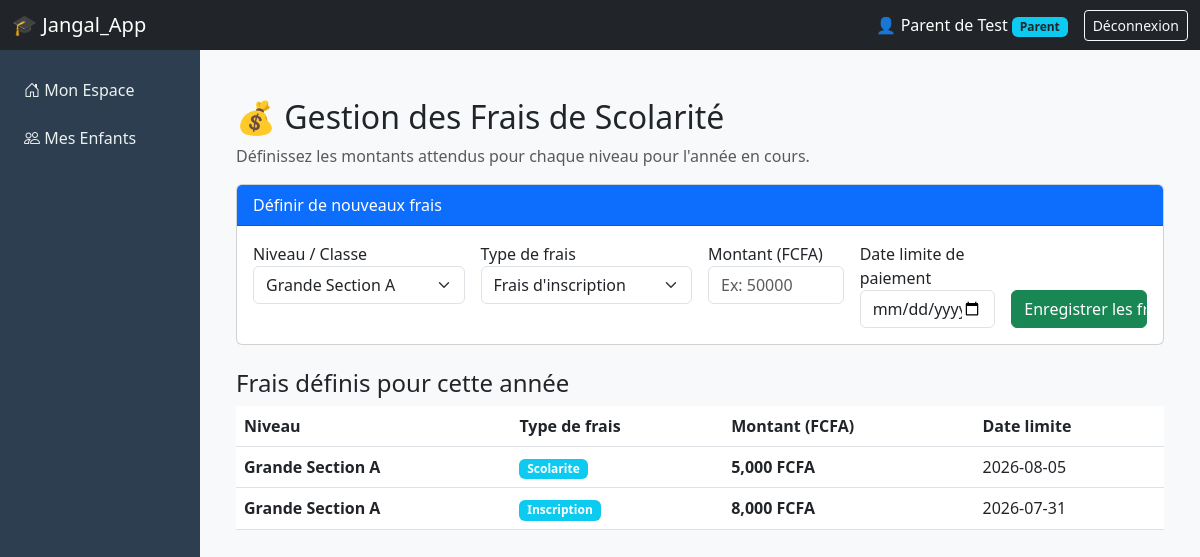
Screenshot of /financial/fees (signed in) with the database file from the repository.
### tables this page shows
CREATE TABLE users (
    id INTEGER PRIMARY KEY AUTOINCREMENT,
    uuid TEXT UNIQUE NOT NULL,
    school_id INTEGER,
    username TEXT UNIQUE NOT NULL,
    password_hash TEXT NOT NULL,
    role TEXT NOT NULL,
    full_name TEXT,
    email TEXT,
    phone TEXT,
    photo_path TEXT,
    is_active INTEGER DEFAULT 1,
    created_at TIMESTAMP DEFAULT CURRENT_TIMESTAMP,
    synced INTEGER DEFAULT 0
);

CREATE TABLE fees (
    id INTEGER PRIMARY KEY AUTOINCREMENT,
    uuid TEXT UNIQUE NOT NULL,
    school_id INTEGER,
    level_id INTEGER,
    fee_type TEXT NOT NULL,
    amount REAL NOT NULL,
    academic_year_id INTEGER,
    due_date DATE,
    created_at TIMESTAMP DEFAULT CURRENT_TIMESTAMP,
    synced INTEGER DEFAULT 0
);

CREATE TABLE levels (
    id INTEGER PRIMARY KEY AUTOINCREMENT,
    uuid TEXT UNIQUE NOT NULL,
    school_id INTEGER,
    name TEXT NOT NULL,
    level_type TEXT NOT NULL,
    grading_scale_id INTEGER,
    created_at TIMESTAMP DEFAULT CURRENT_TIMESTAMP,
    synced INTEGER DEFAULT 0
);

### app/financial/routes.py (the view, shortened to what this page needs)
@financial_bp.route('/fees', methods=['GET', 'POST'])
@login_required
def manage_fees():
    form = FeeForm()
    conn = get_db()
    cursor = conn.cursor()
    current_year = get_current_academic_year(current_user.school_id or 1)
    cursor.execute("SELECT id, name FROM levels WHERE school_id = ?", (current_user.school_id or 1,))
    form.level_id.choices = [(row['id'], row['name']) for row in cursor.fetchall()]
    cursor.execute("""SELECT f.id, f.fee_type, f.amount, f.due_date, l.name as level_name
                      FROM fees f LEFT JOIN levels l ON f.level_id = l.id
                      WHERE f.school_id = ? ORDER BY f.due_date DESC""", (current_user.school_id or 1,))
    fees = cursor.fetchall()
    conn.close()
    return render_template('financial/fees.html', form=form, fees=fees, current_year=current_year)

### app/financial/forms.py
class FeeForm(FlaskForm):
    level_id = SelectField('Niveau / Classe', coerce=int, validators=[DataRequired()])
    fee_type = SelectField('Type de frais', choices=[
        ('inscription', 'Frais d\'inscription'),
        ('scolarite', 'Frais de scolarité (Mensuel/Trimestriel)'),
        ('examen', 'Frais d\'examen'),
        ('autre', 'Autre')
    ], validators=[DataRequired()])
    amount = FloatField('Montant (FCFA)', validators=[DataRequired(), NumberRange(min=0)])
    due_date = DateField('Date limite de paiement', validators=[DataRequired()])
    submit = SubmitField('Enregistrer les frais')

### app/__init__.py (called while the page is built)
def get_db():
    database_url = os.getenv('DATABASE_URL')
    if database_url and HAS_PSYCOPG2:
        if database_url.startswith("postgres://"):
            database_url = database_url.replace("postgres://", "postgresql://", 1)
        conn = psycopg2.connect(database_url, cursor_factory=RealDictCursor)
        return conn
    else:
        db_path = current_app.config['DATABASE']
        conn = sqlite3.connect(db_path)
        conn.row_factory = sqlite3.Row
        conn.execute("PRAGMA journal_mode=WAL;")
        conn.execute("PRAGMA busy_timeout=5000;")
        return conn

### app/auth/routes.py (called while the page is built)
@login_manager.user_loader
def load_user(user_id):
    return User.get_by_id(int(user_id))

### app/financial/routes.py (called while the page is built)
def get_current_academic_year(school_id=1):
    conn = get_db()
    cursor = conn.cursor()
    cursor.execute("SELECT id, label FROM academic_years WHERE school_id = ? AND is_current = 1 LIMIT 1", (school_id,))
    year = cursor.fetchone()
    conn.close()
    return year

### app/models.py (called while the page is built)
    @property
    def is_active(self):
        return self._active

    @staticmethod
    def get_by_id(user_id):
        from app import get_db
        conn = get_db()
        cursor = conn.cursor()
        cursor.execute("SELECT * FROM users WHERE id = ?", (user_id,))
        row = cursor.fetchone()
        conn.close()
        if row:
            return User(
                id=row['id'],
                uuid=row['uuid'],
                school_id=row['school_id'],
                username=row['username'],
                password_hash=row['password_hash'],
                role=row['role'],
                full_name=row['full_name'],
                email=row['email'],
                phone=row['phone'],
                photo_path=row['photo_path'],
                active=row['is_active']  # On mappe la colonne 'is_active' vers le paramètre 'active'
            )
        return None

### app/templates/financial/fees.html (shortened to what this page needs)
{% extends "base.html" %}
{% block content %}
<div class="container-fluid mt-4">
    <h2>💰 Gestion des Frais de Scolarité</h2>
    <p class="text-muted">Définissez les montants attendus pour chaque niveau pour l'année en cours.</p>
    <div class="card mb-4">
        <div class="card-header bg-primary text-white">Définir de nouveaux frais</div>
        <div class="card-body">
            <form method="POST" class="row g-3">
                <div class="col-md-3">{{ form.level_id.label }} {{ form.level_id(class="form-select") }}</div>
                <div class="col-md-3">{{ form.fee_type.label }} {{ form.fee_type(class="form-select") }}</div>
                <div class="col-md-2">{{ form.amount.label }} {{ form.amount(class="form-control", placeholder="Ex: 50000") }}</div>
                <div class="col-md-2">{{ form.due_date.label }} {{ form.due_date(class="form-control", type="date") }}</div>
                <div class="col-md-2 d-flex align-items-end">{{ form.submit(class="btn btn-success w-100") }}</div>
            </form>
        </div>
    </div>
    <h4>Frais définis pour cette année</h4>
    <table class="table table-hover">
        <thead>
            <tr>
                <th>Niveau</th>
                <th>Type de frais</th>
                <th>Montant (FCFA)</th>
                <th>Date limite</th>
            </tr>
        </thead>
        <tbody>
            {% for fee in fees %}
            <tr>
                <td><strong>{{ fee.level_name or 'Tous niveaux' }}</strong></td>
                <td><span class="badge bg-info">{{ fee.fee_type | capitalize }}</span></td>
                <td class="fw-bold">{{ "{:,.0f}".format(fee.amount) }} FCFA</td>
                <td>{{ fee.due_date }}</td>
            </tr>
            {% else %}
            <tr><td colspan="4" class="text-center text-muted">Aucun frais défini pour le moment.</td></tr>
            {% endfor %}
        </tbody>
    </table>
</div>
{% endblock %}

### app/templates/base.html (shortened to what this page needs)
<!DOCTYPE html>
<html lang="fr" dir="ltr">
<head>
    <link href="https://cdn.jsdelivr.net/npm/bootstrap@5.3.0/dist/css/bootstrap.min.css" rel="stylesheet">
    <link rel="stylesheet" href="https://cdn.jsdelivr.net/npm/bootstrap-icons@1.10.0/font/bootstrap-icons.css">
</head>
<body>
{% if current_user.is_authenticated %}
<nav class="navbar navbar-dark bg-dark sticky-top">
    <div class="container-fluid">
        <span class="navbar-brand mb-0 h1 mx-auto mx-md-0">🎓 Jangal_App</span>
        <div class="d-flex align-items-center text-white">
            <span class="me-3 d-none d-sm-inline">
                👤 {{ current_user.full_name or current_user.username }}
                <span class="badge bg-info text-dark">
                    {% if current_user.role == 'super_admin' %}Super Admin
                    {% elif current_user.role == 'director' %}Directeur
                    {% elif current_user.role == 'teacher' %}Enseignant
                    {% elif current_user.role == 'parent' %}Parent
                    {% elif current_user.role == 'accountant' %}Comptable
                    {% else %}{{ current_user.role | capitalize }}{% endif %}
                </span>
            </span>
            <a href="{{ url_for('auth.logout') }}" class="btn btn-outline-light btn-sm">Déconnexion</a>
        </div>
    </div>
</nav>
<div class="container-fluid flex-grow-1">
    <div class="row h-100">
        <nav id="sidebarMenu" class="col-md-3 col-lg-2 d-md-block sidebar collapse p-0">
            <div class="position-sticky pt-3">
                <ul class="nav flex-column">
                    {% if current_user.role == 'parent' %}
                        <li class="nav-item"><a class="nav-link" href="{{ url_for('parent.dashboard') }}"><i class="bi bi-house-door"></i> Mon Espace</a></li>
                        <li class="nav-item"><a class="nav-link" href="{{ url_for('parent.dashboard') }}"><i class="bi bi-people"></i> Mes Enfants</a></li>
                    {% endif %}
                </ul>
            </div>
        </nav>
        <main class="col-md-9 ms-sm-auto col-lg-10 px-md-4 py-4 bg-light">
            {% block content %}{% endblock %}
        </main>
    </div>
</div>
{% endif %}
</body>
</html>

### app/templates/base.html (style rules this page uses)
body { background-color: #f8f9fa; min-height: 100vh; display: flex; flex-direction: column; }
.sidebar { min-height: calc(100vh - 56px); background-color: #2c3e50; color: white; }
.sidebar a { color: #ecf0f1; text-decoration: none; padding: 12px 20px; display: block; transition: 0.3s; border-left: 4px solid transparent; }
main { flex: 1; }

### rows the page displays
users: full_name "Parent de Test"
fees: name "Grande Section A", fee_type "Scolarite", amount "5,000", due_date "2026-08-05"
fees: name "Grande Section A", fee_type "Inscription", amount "8,000", due_date "2026-07-31"
